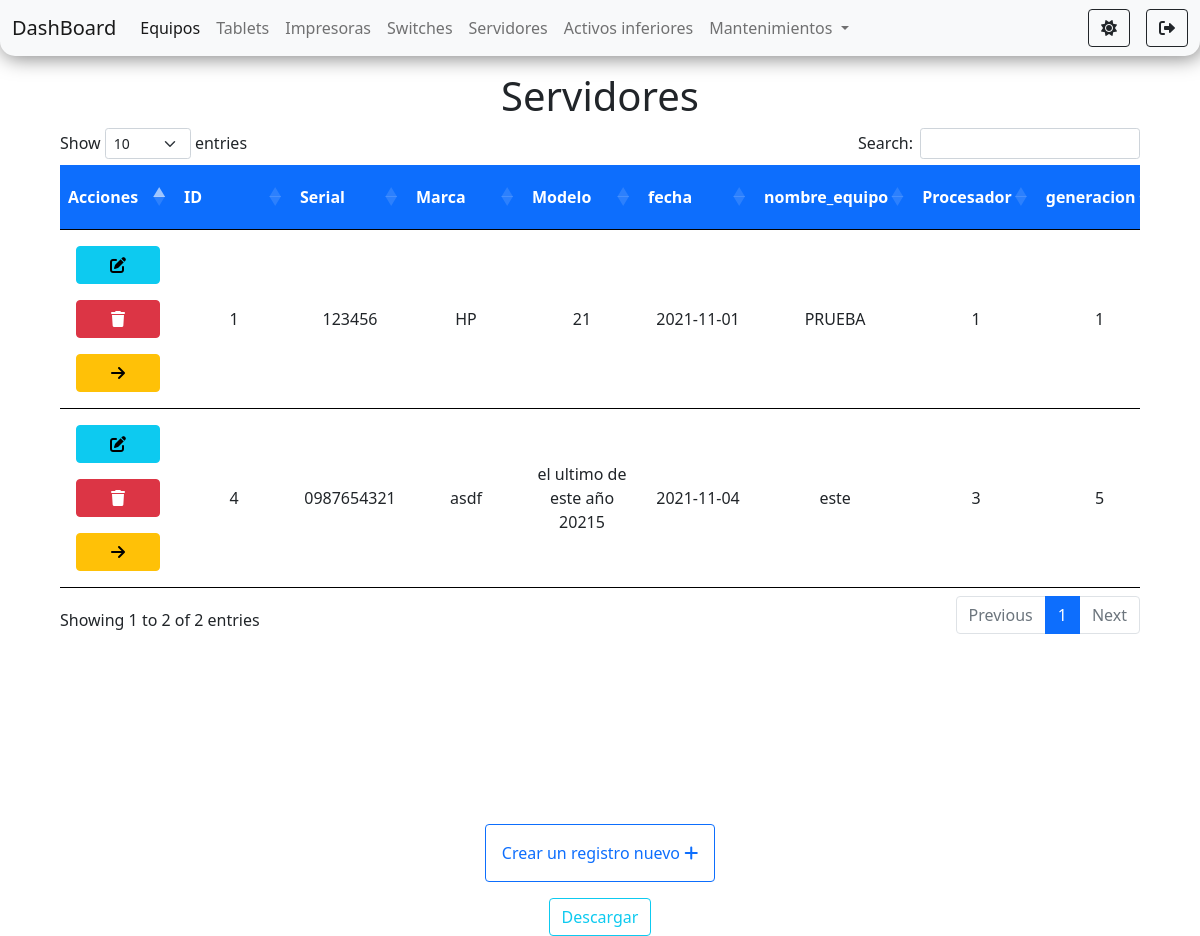
Page /pages/servidores/servidores.php (signed in) on the committed database.
### tables this page shows
CREATE TABLE `servidores` (
  `id` int(11) NOT NULL,
  `serial` varchar(200) NOT NULL,
  `marca` varchar(200) NOT NULL,
  `modelo` varchar(200) NOT NULL,
  `fecha` date NOT NULL,
  `nombre_equipo` varchar(200) NOT NULL,
  `procesador` varchar(200) NOT NULL,
  `generacion` int(11) NOT NULL,
  `nucleos` int(11) NOT NULL,
  `velocidad_mz` int(11) NOT NULL,
  `ram` int(11) NOT NULL,
  `tipo_memoria` varchar(200) NOT NULL,
  `adaptador_multimedia` varchar(200) NOT NULL,
  `adaptador_video` varchar(200) NOT NULL,
  `red_ethernet` varchar(200) NOT NULL,
  `mac` varchar(200) NOT NULL,
  `ip` varchar(200) NOT NULL,
  `red_ethernet1` varchar(200) NOT NULL,
  `mac1` varchar(200) NOT NULL,
  `ip1` varchar(200) NOT NULL,
  `so` varchar(200) NOT NULL,
  `licencia` varchar(200) NOT NULL,
  `total_discos` int(11) NOT NULL,
  `marca1` varchar(200) DEFAULT NULL,
  `capacidad1` int(11) DEFAULT NULL,
  `marca2` varchar(200) DEFAULT NULL,
  `capacidad2` int(11) DEFAULT NULL,
  `marca3` varchar(200) DEFAULT NULL,
  `capacidad3` int(11) DEFAULT NULL,
  `marca4` varchar(200) DEFAULT NULL,
  `capacidad4` int(11) DEFAULT NULL,
  `marca5` varchar(200) DEFAULT NULL,
  `capacidad5` int(11) DEFAULT NULL,
  `marca6` varchar(200) DEFAULT NULL,
  `capacidad6` int(11) DEFAULT NULL,
  `marca7` varchar(200) DEFAULT NULL,
  `capacidad7` int(11) DEFAULT NULL,
  `marca8` varchar(200) DEFAULT NULL,
  `capacidad8` int(11) DEFAULT NULL,
  `marca9` varchar(200) DEFAULT NULL,
  `capacidad9` int(11) DEFAULT NULL,
  `marca10` varchar(200) DEFAULT NULL,
  `capacidad10` int(11) DEFAULT NULL,
  `marca11` varchar(200) DEFAULT NULL,
  `capacidad11` int(11) DEFAULT NULL,
  `marca12` varchar(200) DEFAULT NULL,
  `capacidad12` int(11) DEFAULT NULL,
  `marca13` varchar(200) DEFAULT NULL,
  `capacidad13` int(11) DEFAULT NULL,
  `marca14` varchar(200) DEFAULT NULL,
  `capacidad14` int(11) DEFAULT NULL,
  `marca15` varchar(200) DEFAULT NULL,
  `capacidad15` int(11) DEFAULT NULL,
  `marca16` varchar(200) DEFAULT NULL,
  `capacidad16` int(11) DEFAULT NULL
);

### tables/tables.php (called while the page is built, shortened)
<?php
    $servidores = "SELECT *FROM servidores";
    $servidoresResult = $connection->query($servidores);
?>

### pages/servidores/servidores.php (the view, shortened to what this page needs)
<?php
    require_once('../../connection/connection.php');
    require_once('../../tables/tables.php');
?>
<!doctype html>
<html lang="es">
<head>
    <link rel="stylesheet" href="https://cdnjs.cloudflare.com/ajax/libs/font-awesome/6.0.0-beta2/css/all.min.css" />
    <link href="https://cdn.jsdelivr.net/npm/bootstrap@5.1.2/dist/css/bootstrap.min.css" rel="stylesheet"
>
    <link rel="stylesheet" href="https://cdn.datatables.net/1.11.3/css/dataTables.bootstrap5.min.css">
    <link rel="stylesheet" href="../../styles/styles.css">
</head>
<body id="body">
    <nav class="navbar navbar-expand-lg navbar-light bg-light" id="navbar">
        <div class="container-fluid">
            <a class="navbar-brand" href="../../components/router.php?page=dashboard">DashBoard</a>
            <div class="collapse navbar-collapse" id="navbarSupportedContent">
                <ul class="navbar-nav me-auto mb-2 mb-lg-0">
                    <li class="nav-item">
                        <a class="nav-link active" aria-current="page"
                            href="../../components/router.php?page=equipos">Equipos</a>
                    </li>
                    <li class="nav-item">
                        <a class="nav-link" href="../../components/router.php?page=tablets">Tablets</a>
                    </li>
                    <li class="nav-item">
                        <a class="nav-link" href="../../components/router.php?page=impresoras">Impresoras</a>
                    </li>
                    <li class="nav-item">
                        <a class="nav-link" href="../../components/router.php?page=switches">Switches</a>
                    </li>
                    <li class="nav-item">
                        <a class="nav-link" href="../../components/router.php?page=servidores">Servidores</a>
                    </li>
                    <li class="nav-item">
                        <a class="nav-link" href="../../components/router.php?page=activos_inferiores">Activos inferiores</a>
                    </li>
                    <li class="nav-item dropdown">
                        <a class="nav-link dropdown-toggle" href="#" id="navbarScrollingDropdown" role="button"
                            data-bs-toggle="dropdown" aria-expanded="false">
                            Mantenimientos
                        </a>
                    </li>
                </ul>
                <div class="d-flex">
                    <button class="btn me-3 btn-outline-dark" id="btn-oscuro" onclick="onModoOscuro()"
                        title="Modo oscuro"><i class="fas fa-sun"></i></button>
                    <a href="../../components/router.php?page=logout" class="btn btn-outline-dark" id="btn-salir"
                        title="Salir"><i class="fas fa-sign-out-alt"></i></a>
                </div>
            </div>
        </div>
    </nav>
    <div class="container-fluid d-flex flex-column align-items-center mt-3">
        <h1>Servidores</h1>
        <div class="tabla">
            <table id="equipos" class="table text-center mt-4">
                <thead>
                    <tr class="bg-primary text-white">
                        <th scope="col">Acciones</th>
                        <th scope="col">ID</th>
                        <th scope="col">Serial</th>
                        <th scope="col">Marca</th>
                        <th scope="col">Modelo</th>
                        <th scope="col">fecha</th>
                        <th scope="col">nombre_equipo</th>
                        <th scope="col">Procesador</th>
                        <th scope="col">generacion</th>
                    </tr>
                </thead>
                <tbody>
                    <?php
                        if($servidoresResult ->num_rows>0){
                            while($row = $servidoresResult ->fetch_assoc()){
                    ?>
                    <tr id="tr<?php echo $row['id']?>">
                    <td class="d-flex flex-column justify-content-around">
                            <a href="./edid.php?id=<?php echo $row['id']?>" class="btn btn-info m-2"  title="editar"><i class="fas fa-edit"></i></a>
                            <a  onclick="confirmar('<?php echo $row['id']?>', 'servidores')" class="btn btn-danger m-2"  title="eliminar"><i class="fas fa-trash"></i></a>
                            <a  onclick="select('<?php echo $row['id']?>')" class="btn btn-warning m-2"  title="seleccionar"><i class="fas fa-arrow-right"></i></a>
                        </td>
                        <td><?php echo $row['id']  ?></td>
                        <td><?php echo $row['serial'] ?></td>
                        <td><?php echo $row['marca'] ?></td>
                        <td><?php echo $row['modelo']?></td>
                        <td><?php echo $row['fecha']?></td>
                        <td><?php echo $row['nombre_equipo'];  ?></td>
                        <td><?php echo $row["procesador"]  ?></td>
                        <td><?php echo $row['generacion']?></td>
                    </tr>
                    <?php }} ?>
                </tbody>
            </table>
        </div>
        <a href="./create.php" class="btn btn-outline-primary p-3 m-3">Crear un registro nuevo <i class='fas fa-plus' ></i></a>
        <a href="./exportarTablaServidores.php" class="btn btn-outline-info">Descargar</a>
    </div>
</body>
</html>

### styles/styles.css (style rules this page uses)
body { min-height: 100vh; }
#navbar { box-shadow: 2px 2px 20px rgb(0 0 0 / 50%); border-bottom-left-radius: 15px; border-bottom-right-radius: 15px; }
.tabla { height: 85vh; width: 90vw; overflow-x: scroll; }
td { min-width: 100px !important; }
tr { border-bottom: 3px solid black; vertical-align: middle; }

### rows in the picture
servidores: id "1", serial "123456", marca "HP", modelo "21", fecha "2021-11-01", nombre_equipo "PRUEBA", procesador "1", generacion "1"
servidores: id "4", serial "0987654321", marca "asdf", modelo "el ultimo de este año 20215", fecha "2021-11-04", nombre_equipo "este", procesador "3", generacion "5"
